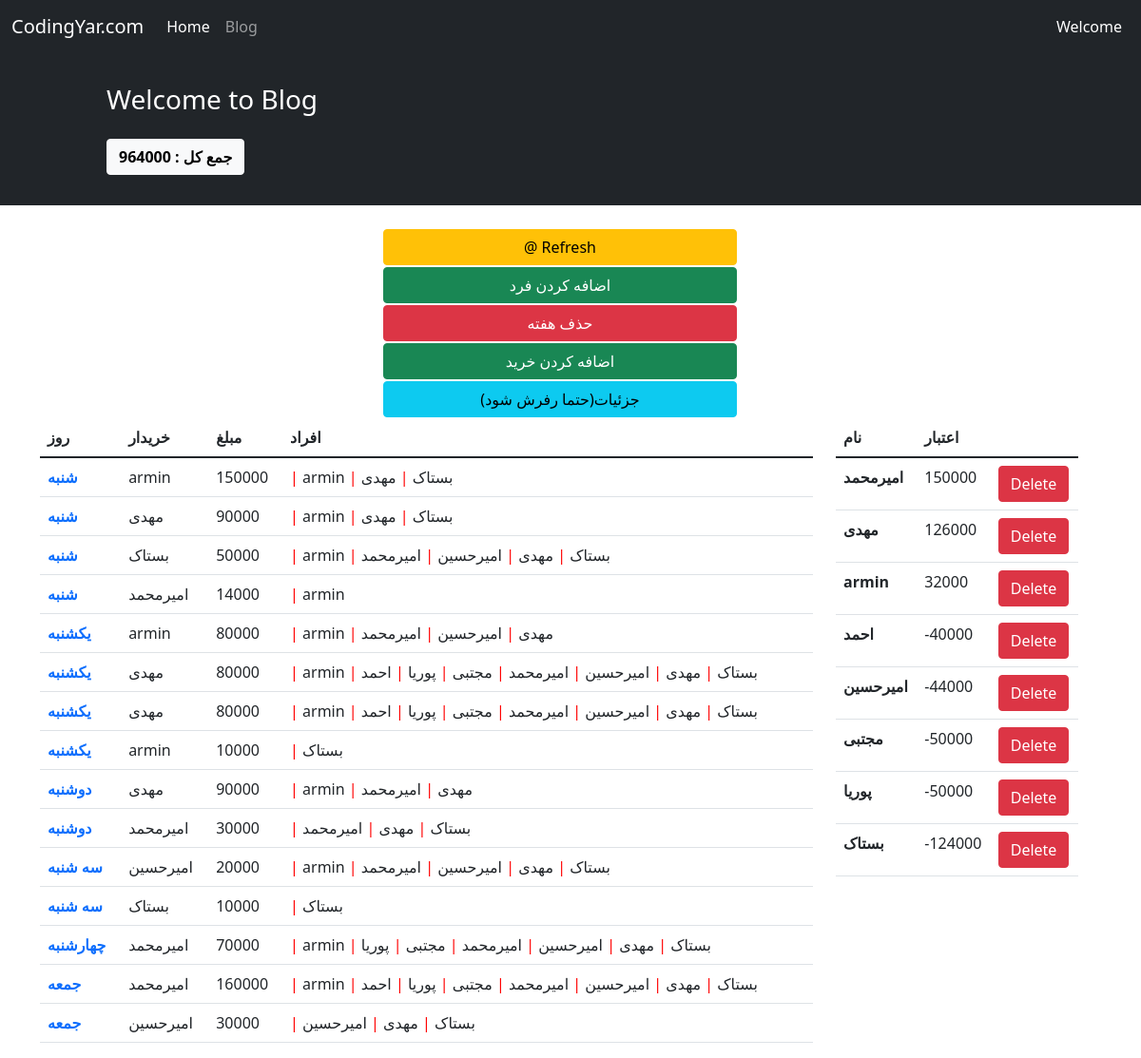
Page /2/weekdetails/ on the committed database.
### hesab/models.py (models this page shows, shortened)
class Shopping(models.Model):
    CHOICES = (('0', 'شنبه'),
               ('1', 'یکشنبه'),
               ('2', 'دوشنبه'),
               ('3', 'سه شنبه'),
               ('4', 'چهارشنبه'),
               ('5', 'پنج شنبه'),
               ('6', 'جمعه')
               )
    name = models.CharField(choices=CHOICES, max_length=100, default=0)
    week = models.ForeignKey(Week, on_delete=models.CASCADE, related_name='weekshopping', null=True)
    day = models.DateField(auto_now_add=True)
    buyer = models.ForeignKey(User, on_delete=models.CASCADE, related_name='usershopping')
    consumer = models.ManyToManyField(User,default=(1,2,3,4,5,6,7,8))
    amount = models.IntegerField()
    goods = models.CharField(max_length=500,default='غذا')

class Money(models.Model):
    user = models.ForeignKey(User, on_delete=models.CASCADE, related_name='usermoney')
    week = models.ForeignKey(Week, on_delete=models.CASCADE, related_name='weekmoney')
    money = models.IntegerField(default=0)

### hesab/views.py (the view)
# urls.py: path('<int:pk>/weekdetails/', views.week_details, name='week_details'),
def week_details(request, pk):
    week = Week.objects.get(id=pk)
    all_money = Money.objects.filter(week=week).order_by('-money')
    shopping = Shopping.objects.filter(week=week).order_by('name')
    week_money = 0
    context = {
        'week': week,
        'sum': week.sum,
        'shopping': shopping,
        'all_money': all_money
    }
    return render(request, 'hesab/week_details.html', context)

### hesab/templates/hesab/week_details.html (shortened to what this page needs)
{% extends '_base.html' %}
{% block extra %}
    <p class="btn btn-light"><b>جمع کل : </b><b>{{ sum }} </b></p>
{% endblock extra %}
{% block content %}
    <div class="container mt-4">
        <div class="row">
            <div class="row">
                <div class="col-md-4"></div>
                <a class="btn btn-warning col-md-4" type="submit" href="{% url 'refresh' week.id %}"
                   style="margin: 1px">@
                    Refresh</a>
            </div>
            <div class="row">
                <div class="col-md-4"></div>
                <a class="btn btn-success col-md-4" type="submit" href="{% url 'create_money' week.id %}"
                   style="margin: 1px">اضافه
                    کردن فرد</a>
            </div>
            <div class="row">
                <div class="col-md-4"></div>
                <a class="btn btn-danger col-md-4" type="submit" href="{% url 'delete_week' week.id %}"
                   style="margin: 1px">حذف هفته</a>
            </div>
            <div class="row">
                <div class="col-md-4"></div>
                <a class="btn btn-success col-md-4" type="submit" href="{% url 'create_shopping' week.id %}"
                   style="margin: 1px">اضافه
                    کردن خرید</a>
            </div>
            <div class="row">
                <div class="col-md-4"></div>
                <a class="btn btn-info col-md-4" type="submit" href="{% url 'last_hesab_refresh' week.id %}"
                   style="margin: 1px">(حتما رفرش شود)جزئیات
                </a>
            </div>
            <div class=" row">
                <div class="col-9">
                    <table class="table table-hover">
                        <thead>
                        <tr>
                            <th scope="col"> روز</th>
                            <th scope="col">خریدار</th>
                            <th scope="col">مبلغ</th>
                            <th scope="col">افراد</th>
                        </tr>
                        </thead>
                        <tbody>
                        <tr>
                            {% for day in shopping %}
                                    <th scope="row">
                                <a href="{% url 'delete_shopping' day.id %}" style="text-decoration: none">
                                        {{ day.get_name_display }}
                                </a>
                                    </th>
                                    <td>{{ day.buyer }}</td>
                                    <td>{{ day.amount }}</td>
                                    <td>
                                        {% for con in day.consumer.all %}
                                            <span style="color:red"> | </span> {{ con.username }}
                                        {% endfor %}
                                    </td>
                                </tr>
                            {% endfor %}
                        </tbody>
                    </table>
                </div>
                <div class="col-3">
                    <table class="table">
                        <thead>
                        <tr>
                            <th scope="col">نام</th>
                            <th scope="col">اعتبار</th>
                        </tr>
                        </thead>
                        <tbody>
                        {% for mon in all_money %}
                            <tr>
                                <th scope="row">{{ mon.user }}</th>
                                <td>
                                    {% if mon.money == 0 %}
                                        0
                                    {% else %}
                                        {{ mon.money }}
                                    {% endif %}
                                </td>
                                <td>
                                    <a href="{% url 'delete_money' mon.id %}" class="btn btn-danger">Delete</a>
                                </td>
                            </tr>
                        {% endfor %}
                        </tbody>
                    </table>
                </div>
            </div>
{% endblock content %}

### rows in the picture
Shopping: name "شنبه", buyer "armin", amount "150000"
Shopping: name "شنبه", buyer "مهدی", amount "90000"
Shopping: name "شنبه", buyer "بستاک", amount "50000"
Shopping: name "شنبه", buyer "امیرمحمد", amount "14000"
Shopping: name "یکشنبه", buyer "armin", amount "80000"
Shopping: name "یکشنبه", buyer "مهدی", amount "80000"
Shopping: name "یکشنبه", buyer "مهدی", amount "80000"
Shopping: name "یکشنبه", buyer "armin", amount "10000"
Shopping: name "دوشنبه", buyer "مهدی", amount "90000"
Shopping: name "دوشنبه", buyer "امیرمحمد", amount "30000"
Shopping: name "سه شنبه", buyer "امیرحسین", amount "20000"
Shopping: name "سه شنبه", buyer "بستاک", amount "10000"
Shopping: name "چهارشنبه", buyer "امیرمحمد", amount "70000"
Shopping: name "جمعه", buyer "امیرمحمد", amount "160000"
Shopping: name "جمعه", buyer "امیرحسین", amount "30000"
Money: user "امیرمحمد", money "150000"
Money: user "مهدی", money "126000"
Money: user "armin", money "32000"
Money: user "احمد", money "-40000"
Money: user "امیرحسین", money "-44000"
Money: user "مجتبی", money "-50000"
Money: user "پوریا", money "-50000"
Money: user "بستاک", money "-124000"

### other values in the picture
{{ sum }} "964000"
{{ con.username }} "armin"
{{ con.username }} "بستاک"
{{ con.username }} "مهدی"
{{ con.username }} "امیرحسین"
{{ con.username }} "امیرمحمد"
{{ con.username }} "مجتبی"
{{ con.username }} "پوریا"
{{ con.username }} "احمد"
